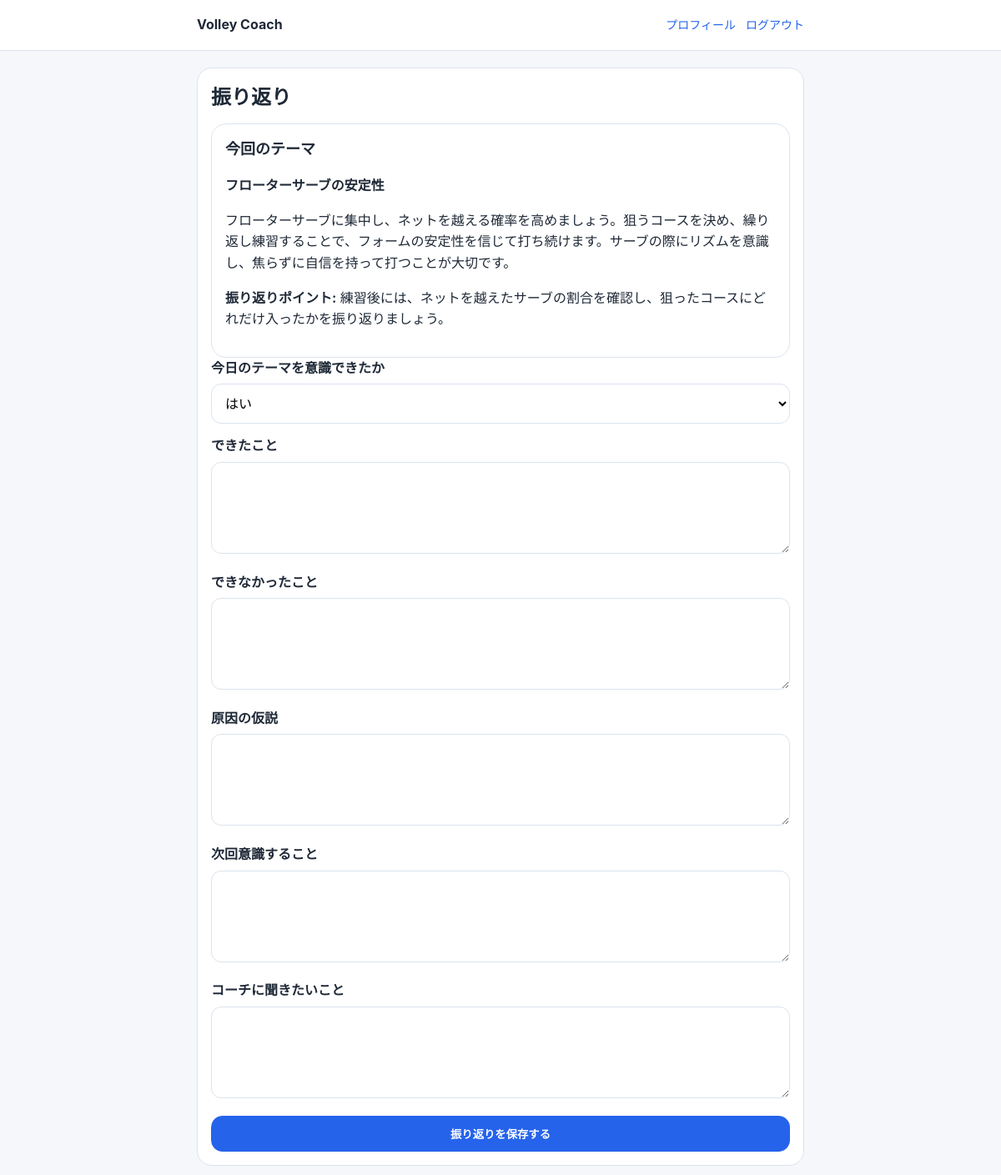
The page /reflections/new (signed in) on the database its author committed.
### app/models.py (models this page shows)
class DailyPracticeTheme(db.Model):
    __tablename__ = "daily_practice_themes"
    id = db.Column(db.Integer, primary_key=True)
    user_id = db.Column(db.Integer, db.ForeignKey("users.id"), nullable=False)
    goal_id = db.Column(db.Integer, db.ForeignKey("goals.id"), nullable=False)
    milestone_id = db.Column(db.Integer, db.ForeignKey("goal_milestones.id"), nullable=True)
    theme_title = db.Column(db.String(255), nullable=False)
    theme_detail = db.Column(db.Text, nullable=False)
    check_point = db.Column(db.Text)
    created_at = db.Column(db.DateTime, default=datetime.utcnow, nullable=False)
    goal = db.relationship("Goal", back_populates="daily_themes")
    milestone = db.relationship("GoalMilestone", back_populates="daily_themes")

### app/routes/reflection.py (the view, shortened to what this page needs)
@reflection_bp.route("/new", methods=["GET", "POST"])
@login_required
def new_reflection():
    latest_daily_theme = (
        DailyPracticeTheme.query
        .filter_by(user_id=current_user.id)
        .order_by(DailyPracticeTheme.created_at.desc())
        .first()
    )
    latest_practice_theme = (
        PracticeTheme.query
        .filter_by(user_id=current_user.id)
        .order_by(PracticeTheme.created_at.desc())
        .first()
    )
    active_theme = latest_daily_theme or latest_practice_theme
    if not active_theme:
        flash("先に今日の練習テーマを作成してください。", "warning")
        return redirect(url_for("main.home"))
    form = ReflectionForm()
    return render_template("reflection/new.html", form=form, latest_theme=active_theme)

### app/forms.py
class ReflectionForm(FlaskForm):
    theme_applied = SelectField(
        "今日のテーマを意識できたか",
        choices=YES_NO_PARTIAL_CHOICES,
        validators=[DataRequired()]
    )
    good_points = TextAreaField("できたこと", validators=[DataRequired(), Length(max=1000)])
    bad_points = TextAreaField("できなかったこと", validators=[DataRequired(), Length(max=1000)])
    cause_hypothesis = TextAreaField("原因の仮説", validators=[Optional(), Length(max=1000)])
    next_action = TextAreaField("次回意識すること", validators=[DataRequired(), Length(max=1000)])
    coach_question = TextAreaField("コーチに聞きたいこと", validators=[Optional(), Length(max=1000)])
    submit = SubmitField("振り返りを保存する")

### app/models.py (called while the page is built)
@login_manager.user_loader
def load_user(user_id):
    return User.query.get(int(user_id))

### app/templates/reflection/new.html (shortened to what this page needs)
{% extends "base.html" %}
{% from "_form_helpers.html" import render_field %}
{% block content %}
<div class="card">
    <h1>振り返り</h1>
    <div class="sub-card">
        <h2>今回のテーマ</h2>
        <p><strong>{{ latest_theme.theme_title }}</strong></p>
        <p class="preline">{{ latest_theme.theme_detail }}</p>
        {% if latest_theme.check_point %}
            <p><strong>振り返りポイント:</strong> {{ latest_theme.check_point }}</p>
        {% endif %}
    </div>
    <form method="post">
        {{ render_field(form.theme_applied) }}
        {{ render_field(form.good_points) }}
        {{ render_field(form.bad_points) }}
        {{ render_field(form.cause_hypothesis) }}
        {{ render_field(form.next_action) }}
        {{ render_field(form.coach_question) }}
        {{ form.submit(class_='button') }}
    </form>
</div>
{% endblock %}

### app/static/css/style.css (style rules this page uses)
:root { --bg: #f5f7fb; --card: #ffffff; --text: #1f2937; --subtext: #6b7280; --primary: #2563eb; --primary-dark: #1d4ed8; --border: #dbe3ef; --success: #ecfdf5; --danger: #fef2f2; --info: #eff6ff; --warning: #fffbeb; }
* { box-sizing: border-box; }
body { margin: 0; background: var(--bg); color: var(--text); font-family: -apple-system, BlinkMacSystemFont, "Segoe UI", sans-serif; line-height: 1.6; }
.card, .sub-card { background: var(--card); border: 1px solid var(--border); border-radius: 18px; padding: 16px; }
.sub-card { margin-top: 12px; }
h1 { margin: 0 0 12px; font-size: 24px; }
h2 { margin: 0 0 8px; font-size: 18px; }
.input, textarea, select { width: 100%; border: 1px solid var(--border); border-radius: 12px; padding: 12px; font: inherit; background: #fff; }
textarea { min-height: 110px; resize: vertical; }
.button { display: inline-block; width: 100%; border: none; background: var(--primary); color: #fff; font-weight: 700; text-align: center; padding: 12px 16px; border-radius: 14px; cursor: pointer; }
.preline { white-space: pre-line; }

### rows shown on the page
DailyPracticeTheme: theme_title "フローターサーブの安定性", theme_detail "フローターサーブに集中し、ネットを越える確率を高めましょう。狙うコースを決め、繰り返し練習することで、フォームの安定性を信じて打ち続けます。サーブの際にリズムを意識し、焦らずに自信を持って打つことが大切です。", check_point "練習後には、ネットを越えたサーブの割合を確認し、狙ったコースにどれだけ入ったかを振り返りましょう。"

### other values the page prints
{{ field.label.text }} "今日のテーマを意識できたか できたこと できなかったこと 原因の仮説 次回意識すること コーチに聞きたいこと"
